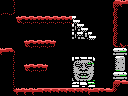

The image is a tile-based game level rendered from a .tmx file. Its description and complete source (layers, tilesets, objects, tile grids) follow:
An orthogonal 16x12 tile map with 8x8 px tiles, 1 tile layer (Tile Layer 1) and 5 objects (3x pushable-block, breakable-right, door-right).

<map version="1.0" orientation="orthogonal" renderorder="right-down" width="16" height="12" tilewidth="8" tileheight="8" nextobjectid="20">
 <properties>
  <property name="left" value="half-hole" />
  <property name="up" value="hole" />
 </properties>
 <tileset firstgid="1" name="tiles" tilewidth="8" tileheight="8" tilecount="256" columns="16">
  <image source="tiles.png" width="128" height="128" />
 </tileset>
 <layer name="Tile Layer 1" width="16" height="12">
  <data encoding="csv">
118,252,1,1,1,1,1,1,1,1,1,1,1,1,117,247,
254,144,1,1,1,1,1,1,1,1,1,1,1,1,123,118,
1,1,152,153,153,153,153,153,153,160,1,1,1,1,123,118,
1,1,1,1,1,1,1,1,1,159,160,1,1,1,123,118,
1,1,1,1,1,1,1,1,1,159,158,160,1,1,123,118,
1,1,1,152,153,153,156,1,1,1,1,1,1,1,145,147,
247,121,1,1,1,1,1,1,1,1,1,1,1,1,244,245,
118,126,1,1,1,1,1,1,1,250,194,195,1,1,196,197,
118,126,1,152,153,156,1,1,1,209,210,211,1,1,228,229,
118,126,1,1,1,1,1,1,1,225,226,227,1,1,244,245,
118,126,1,1,1,1,1,1,1,241,242,243,1,1,117,120,
118,128,247,247,247,119,119,119,119,119,119,247,119,120,143,118
</data>
 </layer>
 <objectgroup name="objects">
  <object id="13" type="breakable-right" x="112" y="48" width="16" height="32" />
  <object id="15" type="door-right" x="112" y="56" width="16" height="24" />
  <object id="17" type="pushable-block" x="72" y="40" width="16" height="16" />
  <object id="18" type="pushable-block" x="32" y="48" width="16" height="16" />
  <object id="19" type="pushable-block" x="32" y="24" width="16" height="16" />
 </objectgroup>
</map>
